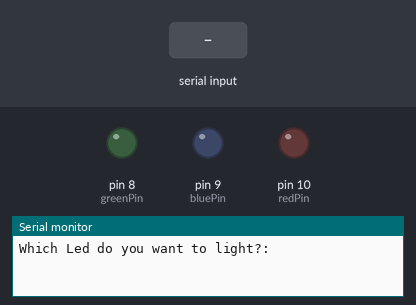
Bench run of a sketch on a simulated Arduino Uno, built with avr-gcc and run on an emulated ATmega328P. Shown: output pins drawn as LEDs (lit = HIGH), the last lines printed to the serial monitor. Inputs (shaded band) come from the test bench.

Above: at 1.2 s.
1.3 s: "green" received over Serial
At 3.4 s:
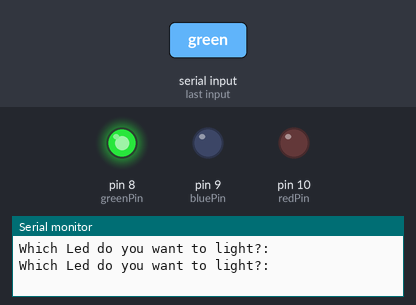
3.8 s: "blue" received over Serial
At 5.3 s:
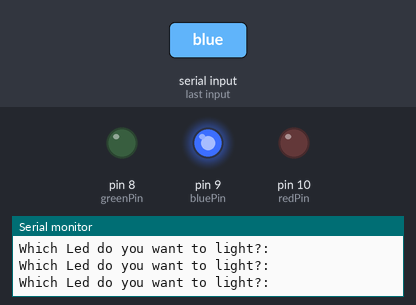
6.3 s: "red" received over Serial
At 8.4 s:
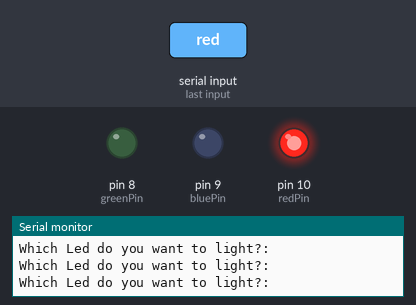
8.8 s: "all" received over Serial
At 10.3 s:
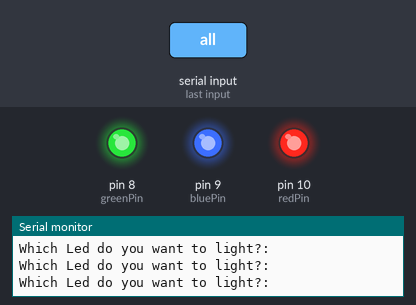
11.3 s: "none" received over Serial
At 13.4 s:
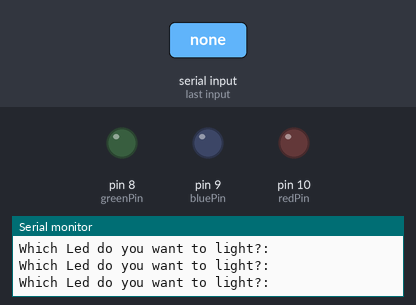
Timing chart, 0 to 14.8 s (numbered marks = the images above; inputs shaded):
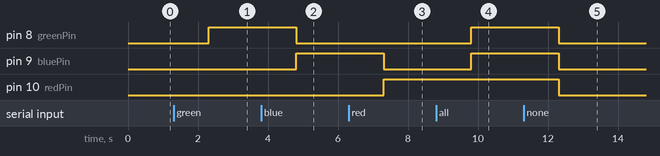

The sketch:

serial_monitor_led.ino
```cpp
int redPin = 10;
int bluePin = 9;
int greenPin = 8;
String  ledName;

void setup() {
  // put your setup code here, to run once:
  pinMode(8, OUTPUT);
  pinMode(9, OUTPUT);
  pinMode(10, OUTPUT);
  Serial.begin(9600);
}

void loop() {
  // put your main code here, to run repeatedly:

  Serial.println("Which Led do you want to light?: ");
  while(Serial.available() == 0)
  ;
  ledName = Serial.readString();
  ledName.toLowerCase();
  if(ledName == "green")
  {
    digitalWrite(greenPin, HIGH);
    digitalWrite(redPin, LOW);
    digitalWrite(bluePin, LOW);
  }
  if (ledName == "blue")
  {
    digitalWrite(bluePin, HIGH);
    digitalWrite(redPin, LOW);
    digitalWrite(greenPin, LOW);
  }
  if (ledName =="red")
  {
    digitalWrite(redPin, HIGH);
    digitalWrite(greenPin, LOW);
    digitalWrite(bluePin, LOW);
  }
  if (ledName == "none")
  {
    digitalWrite(redPin, LOW);
    digitalWrite(greenPin, LOW);
    digitalWrite(bluePin, LOW);
  }
  if (ledName == "all")
  {
    digitalWrite(redPin, HIGH);
    digitalWrite(greenPin, HIGH);
    digitalWrite(bluePin, HIGH);
  }
}
```

Measured:
- after the input at 1.3 s, pin 8 (greenPin): LOW → HIGH after 1.0 s
- after the input at 3.8 s, pin 8 (greenPin): HIGH → LOW after 1.0 s; pin 9 (bluePin): LOW → HIGH after 1.0 s
- after the input at 6.3 s, pin 9 (bluePin): HIGH → LOW after 1.0 s; pin 10 (redPin): LOW → HIGH after 1.0 s
- after the input at 8.8 s, pin 8 (greenPin), pin 9 (bluePin): LOW → HIGH after 1.0 s
- after the input at 11.3 s, pin 8 (greenPin), pin 9 (bluePin), pin 10 (redPin): HIGH → LOW after 1.0 s
